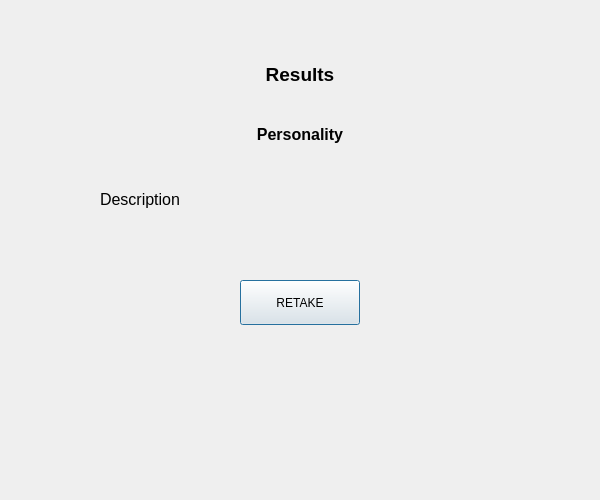
<?xml version="1.0" encoding="UTF-8"?>
<ui version="4.0">
 <class>Dialog</class>
 <widget class="QDialog" name="Dialog">
  <property name="geometry">
   <rect>
    <x>0</x>
    <y>0</y>
    <width>600</width>
    <height>500</height>
   </rect>
  </property>
  <property name="windowTitle">
   <string>Dialog</string>
  </property>
  <widget class="QWidget" name="widget" native="true">
   <property name="geometry">
    <rect>
     <x>0</x>
     <y>0</y>
     <width>600</width>
     <height>500</height>
    </rect>
   </property>
   <widget class="QLabel" name="label">
    <property name="geometry">
     <rect>
      <x>200</x>
      <y>50</y>
      <width>200</width>
      <height>50</height>
     </rect>
    </property>
    <property name="minimumSize">
     <size>
      <width>200</width>
      <height>50</height>
     </size>
    </property>
    <property name="font">
     <font>
      <pointsize>14</pointsize>
      <weight>75</weight>
      <bold>true</bold>
     </font>
    </property>
    <property name="styleSheet">
     <string notr="true">font-size: 25</string>
    </property>
    <property name="text">
     <string>&lt;html&gt;&lt;head/&gt;&lt;body&gt;&lt;p align=&quot;center&quot;&gt;&lt;span style=&quot; font-size:14pt; font-weight:600;&quot;&gt;Results&lt;/span&gt;&lt;/p&gt;&lt;/body&gt;&lt;/html&gt;</string>
    </property>
    <property name="textFormat">
     <enum>Qt::RichText</enum>
    </property>
    <property name="alignment">
     <set>Qt::AlignCenter</set>
    </property>
   </widget>
   <widget class="QLabel" name="label_2">
    <property name="geometry">
     <rect>
      <x>200</x>
      <y>110</y>
      <width>200</width>
      <height>50</height>
     </rect>
    </property>
    <property name="minimumSize">
     <size>
      <width>200</width>
      <height>50</height>
     </size>
    </property>
    <property name="font">
     <font>
      <pointsize>12</pointsize>
      <weight>75</weight>
      <bold>true</bold>
     </font>
    </property>
    <property name="styleSheet">
     <string notr="true">font-size: 25</string>
    </property>
    <property name="text">
     <string>Personality</string>
    </property>
    <property name="textFormat">
     <enum>Qt::RichText</enum>
    </property>
    <property name="alignment">
     <set>Qt::AlignCenter</set>
    </property>
   </widget>
   <widget class="QLabel" name="label_3">
    <property name="geometry">
     <rect>
      <x>100</x>
      <y>190</y>
      <width>400</width>
      <height>70</height>
     </rect>
    </property>
    <property name="font">
     <font>
      <pointsize>12</pointsize>
     </font>
    </property>
    <property name="text">
     <string>Description</string>
    </property>
    <property name="alignment">
     <set>Qt::AlignLeading|Qt::AlignLeft|Qt::AlignTop</set>
    </property>
    <property name="wordWrap">
     <bool>true</bool>
    </property>
   </widget>
   <widget class="QPushButton" name="pushButton">
    <property name="geometry">
     <rect>
      <x>240</x>
      <y>280</y>
      <width>120</width>
      <height>45</height>
     </rect>
    </property>
    <property name="minimumSize">
     <size>
      <width>120</width>
      <height>45</height>
     </size>
    </property>
    <property name="styleSheet">
     <string notr="true">font: 11pt &quot;MS Shell Dlg 2&quot;;</string>
    </property>
    <property name="text">
     <string>RETAKE</string>
    </property>
   </widget>
  </widget>
 </widget>
 <resources/>
 <connections/>
</ui>
